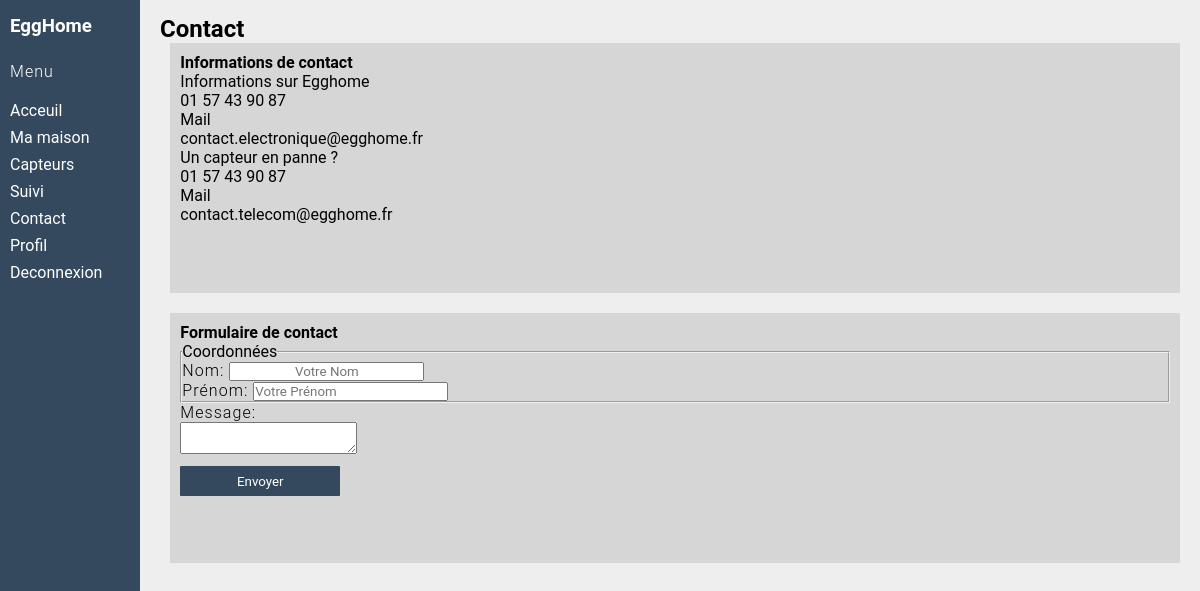
The page /client/contact (signed in) on the database its author committed.
### tables this page shows
CREATE TABLE `page` (
  `id` int(11) NOT NULL,
  `nom` text NOT NULL,
  `titre` text,
  `contenu` text
);

### application/controller/client.php (called while the page is built, shortened)
<?php
class Client extends Controller {
    public function contact(){
        $infos = Page::get_page_par_nom("Informations de contact");
        require APP . 'view/_templates/head.php';
        require APP . 'view/client/includes/sidebar.php';
        require APP . 'view/client/contact.php';
    }
}

### public/index.php (called while the page is built, shortened)
<?php
require APP . 'core/database/database.php';
require APP . 'core/database/database_object.php';
$database = new Database();
$app = new Application();

### application/model/page.php (called while the page is built, shortened)
<?php
class Page extends Db_object
{
    public static function get_page_par_nom($nom)
    {
        $sql = "SELECT *
              FROM page p
              WHERE p.nom = '{$nom}'
            ";
        $result = self::find_by_query($sql);
        return $result;
    }
}

### application/core/database/database.php (called while the page is built, shortened)
<?php
class Database {
	public $connection;
	function open_db_connection() {
        $options = array(PDO::ATTR_DEFAULT_FETCH_MODE => PDO::FETCH_OBJ, PDO::ATTR_ERRMODE => PDO::ERRMODE_WARNING);
        try {
	        $this->connection = new PDO(DB_TYPE . ':host=' . DB_HOST . ';dbname=' . DB_NAME . ';charset=' . DB_CHARSET, DB_USER, DB_PASS, $options);
        } catch (PDOException $e) {
            die("database connection failed" . $this->connection->errorInfo());
        }
	}
	public function query($sql) {
        $query = $this->connection->prepare($sql);
        $result = $query->execute();
		return $query;
	}
}

### application/core/database/database_object.php (called while the page is built, shortened)
<?php
class Db_object {
	static public function find_by_query($sql) {
		return static::instanciate($sql);
	}
	static public function instanciate($sql) {
		global $database;
		$object_array = array();
		$calling_class = get_called_class();
		$result_set = $database->query($sql);
		while ($row = $result_set->fetchObject($calling_class))
			$object_array[] = $row;
		return $object_array;
	}
}

### application/view/client/contact.php (the view, shortened to what this page needs)
<div class="dashboard-content">
    <h2 class="space-large">Contact</h2>
    <div class="contact_info large card">
        <h4 class="titre_contact"><?php echo $infos[0]->nom; ?></h4>
        <?php foreach ($infos as $info): ?>
            <?php echo $info->titre ?><br/>
            <?php echo $info->contenu ?><br/>
        <?php endforeach ?>
    </div>
    <div class="contact_info large card">
        <h4 class="titre_contact">Formulaire de contact</h4>
        <form method="post" >
            <fieldset>
                <legend> Coordonnées</legend>
                <p><label for="nom"> Nom: </label> <input type="text" name="nom" id="nom" placeholder="Votre Nom" autofocus/></p>
                <p><label for="prénom"> Prénom: </label> <input type="text" name="prénom" id="prénom" placeholder="Votre Prénom"/></p>
            </fieldset>
            <p><label for="message"> Message: </label>
                </br><textarea type="text" name="message" id="message" placeholder="Votre message" required/> </textarea>
            </p>
            <input type="submit" value="Envoyer"/>
        </form>
    </div>
</div>

### public/css/style.css (style rules this page uses)
* { margin: 0; padding: 0; box-sizing: border-box; font-family: "Roboto", sans-serif; }
p { font-weight: 300; letter-spacing: 1.05px; }
body { margin-bottom: -40px; margin: 0 0 40px; background-color: #EEE; }
@media (min-width: 1024px) { .card { display: inline-block !important; margin-top: 0px !important; } }
html { position: relative; min-height: 100%; }
.dashboard-content { padding: 10px; padding-top: 15px; padding-left: 160px; min-width: 100%; }
button, input[type='submit'] { background-color: #34495e; border-radius: 1px; border-width: 0px; margin-top: 8px; margin-bottom: 8px; min-width: 160px; padding: 4px; height: 30px; color: white; }
.card { background-color: rgba(0, 0, 0, 0.1); padding: 10px 10px; position: relative; }
.large.card { height: 550px; width: 98%; margin: 20px auto; display: block!important; }
.contact_info { height: 250px!important; color: black!important; }
#statut, #identifiant, #nom, #prenom, #offre, #titre, #client, #contenu, #motif, #technicien { text-align : center; }

### rows shown on the page
page: nom "Informations de contact", titre "Informations sur Egghome", contenu "01 57 43 90 87"
page: titre "Mail", contenu "contact.electronique@egghome.fr"
page: titre "Un capteur en panne ?", contenu "01 57 43 90 87"
page: titre "Mail", contenu "contact.telecom@egghome.fr"
